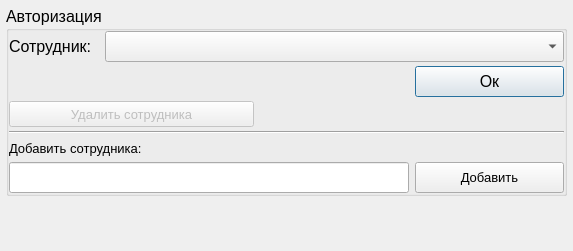
<?xml version="1.0" encoding="UTF-8"?>
<ui version="4.0">
 <class>StartDialog</class>
 <widget class="QDialog" name="StartDialog">
  <property name="geometry">
   <rect>
    <x>0</x>
    <y>0</y>
    <width>568</width>
    <height>251</height>
   </rect>
  </property>
  <property name="minimumSize">
   <size>
    <width>0</width>
    <height>0</height>
   </size>
  </property>
  <property name="maximumSize">
   <size>
    <width>600</width>
    <height>300</height>
   </size>
  </property>
  <property name="font">
   <font>
    <pointsize>12</pointsize>
   </font>
  </property>
  <property name="windowTitle">
   <string>Master KDA - Начало работы</string>
  </property>
  <property name="windowIcon">
   <iconset resource="res.qrc">
    <normaloff>:/new/prefix1/KDA1.ico</normaloff>:/new/prefix1/KDA1.ico</iconset>
  </property>
  <layout class="QGridLayout" name="gridLayout_3">
   <property name="leftMargin">
    <number>6</number>
   </property>
   <property name="topMargin">
    <number>6</number>
   </property>
   <property name="rightMargin">
    <number>6</number>
   </property>
   <property name="bottomMargin">
    <number>6</number>
   </property>
   <property name="spacing">
    <number>0</number>
   </property>
   <item row="0" column="0">
    <widget class="QStackedWidget" name="stackedWidget">
     <property name="currentIndex">
      <number>0</number>
     </property>
     <widget class="QWidget" name="page_authorization">
      <layout class="QGridLayout" name="gridLayout_2">
       <property name="leftMargin">
        <number>0</number>
       </property>
       <property name="topMargin">
        <number>0</number>
       </property>
       <property name="rightMargin">
        <number>0</number>
       </property>
       <property name="bottomMargin">
        <number>0</number>
       </property>
       <property name="spacing">
        <number>0</number>
       </property>
       <item row="0" column="0">
        <widget class="QGroupBox" name="gb_authorization">
         <property name="maximumSize">
          <size>
           <width>571</width>
           <height>212</height>
          </size>
         </property>
         <property name="title">
          <string>Авторизация</string>
         </property>
         <layout class="QGridLayout" name="gridLayout">
          <property name="leftMargin">
           <number>0</number>
          </property>
          <property name="topMargin">
           <number>0</number>
          </property>
          <property name="rightMargin">
           <number>0</number>
          </property>
          <property name="bottomMargin">
           <number>0</number>
          </property>
          <property name="horizontalSpacing">
           <number>6</number>
          </property>
          <property name="verticalSpacing">
           <number>4</number>
          </property>
          <item row="0" column="0">
           <widget class="QLabel" name="label">
            <property name="maximumSize">
             <size>
              <width>90</width>
              <height>16777215</height>
             </size>
            </property>
            <property name="text">
             <string>Сотрудник:</string>
            </property>
           </widget>
          </item>
          <item row="0" column="1" colspan="3">
           <widget class="QComboBox" name="cb_author">
            <property name="font">
             <font>
              <pointsize>14</pointsize>
             </font>
            </property>
           </widget>
          </item>
          <item row="1" column="0" colspan="3">
           <spacer name="horizontalSpacer">
            <property name="orientation">
             <enum>Qt::Horizontal</enum>
            </property>
            <property name="sizeHint" stdset="0">
             <size>
              <width>396</width>
              <height>20</height>
             </size>
            </property>
           </spacer>
          </item>
          <item row="1" column="3">
           <widget class="QPushButton" name="pb_accept">
            <property name="minimumSize">
             <size>
              <width>0</width>
              <height>31</height>
             </size>
            </property>
            <property name="font">
             <font>
              <pointsize>12</pointsize>
             </font>
            </property>
            <property name="text">
             <string>Ок</string>
            </property>
           </widget>
          </item>
          <item row="2" column="0" colspan="2">
           <widget class="QPushButton" name="pb_deleteAuthor">
            <property name="enabled">
             <bool>false</bool>
            </property>
            <property name="minimumSize">
             <size>
              <width>0</width>
              <height>26</height>
             </size>
            </property>
            <property name="font">
             <font>
              <pointsize>10</pointsize>
             </font>
            </property>
            <property name="text">
             <string>Удалить сотрудника</string>
            </property>
           </widget>
          </item>
          <item row="2" column="2" colspan="2">
           <spacer name="horizontalSpacer_2">
            <property name="orientation">
             <enum>Qt::Horizontal</enum>
            </property>
            <property name="sizeHint" stdset="0">
             <size>
              <width>263</width>
              <height>20</height>
             </size>
            </property>
           </spacer>
          </item>
          <item row="3" column="0" colspan="4">
           <widget class="Line" name="line">
            <property name="orientation">
             <enum>Qt::Horizontal</enum>
            </property>
           </widget>
          </item>
          <item row="4" column="0" colspan="2">
           <widget class="QLabel" name="label_2">
            <property name="font">
             <font>
              <pointsize>10</pointsize>
             </font>
            </property>
            <property name="text">
             <string>Добавить сотрудника:</string>
            </property>
           </widget>
          </item>
          <item row="4" column="2" colspan="2">
           <spacer name="horizontalSpacer_3">
            <property name="orientation">
             <enum>Qt::Horizontal</enum>
            </property>
            <property name="sizeHint" stdset="0">
             <size>
              <width>263</width>
              <height>20</height>
             </size>
            </property>
           </spacer>
          </item>
          <item row="5" column="0" colspan="3">
           <widget class="QLineEdit" name="ln_addAuthor">
            <property name="minimumSize">
             <size>
              <width>0</width>
              <height>31</height>
             </size>
            </property>
            <property name="font">
             <font>
              <pointsize>10</pointsize>
             </font>
            </property>
           </widget>
          </item>
          <item row="5" column="3">
           <widget class="QPushButton" name="pb_addAuthor">
            <property name="minimumSize">
             <size>
              <width>0</width>
              <height>31</height>
             </size>
            </property>
            <property name="font">
             <font>
              <pointsize>10</pointsize>
             </font>
            </property>
            <property name="text">
             <string>Добавить</string>
            </property>
           </widget>
          </item>
         </layout>
        </widget>
       </item>
       <item row="1" column="0">
        <spacer name="verticalSpacer">
         <property name="orientation">
          <enum>Qt::Vertical</enum>
         </property>
         <property name="sizeHint" stdset="0">
          <size>
           <width>20</width>
           <height>40</height>
          </size>
         </property>
        </spacer>
       </item>
      </layout>
     </widget>
     <widget class="QWidget" name="page_start">
      <layout class="QVBoxLayout" name="verticalLayout_3">
       <property name="spacing">
        <number>4</number>
       </property>
       <property name="leftMargin">
        <number>0</number>
       </property>
       <property name="topMargin">
        <number>0</number>
       </property>
       <property name="rightMargin">
        <number>0</number>
       </property>
       <property name="bottomMargin">
        <number>0</number>
       </property>
       <item>
        <layout class="QHBoxLayout" name="horizontalLayout">
         <item>
          <widget class="QLabel" name="lb_author">
           <property name="text">
            <string>Сотрудник:</string>
           </property>
          </widget>
         </item>
         <item>
          <widget class="QPushButton" name="pb_changeAuthor">
           <property name="minimumSize">
            <size>
             <width>0</width>
             <height>31</height>
            </size>
           </property>
           <property name="text">
            <string>Сменить сотрудника</string>
           </property>
          </widget>
         </item>
         <item>
          <spacer name="horizontalSpacer_4">
           <property name="orientation">
            <enum>Qt::Horizontal</enum>
           </property>
           <property name="sizeHint" stdset="0">
            <size>
             <width>40</width>
             <height>20</height>
            </size>
           </property>
          </spacer>
         </item>
        </layout>
       </item>
       <item>
        <widget class="QGroupBox" name="gb_start">
         <property name="enabled">
          <bool>true</bool>
         </property>
         <property name="font">
          <font>
           <pointsize>12</pointsize>
          </font>
         </property>
         <property name="title">
          <string>Начать новую разработку</string>
         </property>
         <layout class="QGridLayout" name="gridLayout_4">
          <property name="topMargin">
           <number>0</number>
          </property>
          <item row="0" column="0">
           <widget class="QGroupBox" name="groupBox_vid_akta">
            <property name="title">
             <string>Вид акта:</string>
            </property>
            <layout class="QVBoxLayout" name="verticalLayout">
             <property name="spacing">
              <number>0</number>
             </property>
             <property name="leftMargin">
              <number>9</number>
             </property>
             <property name="topMargin">
              <number>0</number>
             </property>
             <property name="rightMargin">
              <number>9</number>
             </property>
             <property name="bottomMargin">
              <number>0</number>
             </property>
             <item>
              <widget class="QRadioButton" name="rbVUZ">
               <property name="text">
                <string>Коллективный договор ВУЗа</string>
               </property>
               <property name="checked">
                <bool>true</bool>
               </property>
              </widget>
             </item>
             <item>
              <widget class="QRadioButton" name="rbSOSH">
               <property name="enabled">
                <bool>false</bool>
               </property>
               <property name="text">
                <string>Коллективный договор СОШ</string>
               </property>
              </widget>
             </item>
             <item>
              <widget class="QRadioButton" name="rbDOU">
               <property name="enabled">
                <bool>false</bool>
               </property>
               <property name="text">
                <string>Коллективный договор ДОУ</string>
               </property>
              </widget>
             </item>
             <item>
              <widget class="QRadioButton" name="rbREGSOGL">
               <property name="enabled">
                <bool>false</bool>
               </property>
               <property name="text">
                <string>Региональное соглашение</string>
               </property>
              </widget>
             </item>
            </layout>
           </widget>
          </item>
          <item row="0" column="1">
           <widget class="QGroupBox" name="groupBox_rejim_razrabotki">
            <property name="title">
             <string>Режим разработки:</string>
            </property>
            <layout class="QVBoxLayout" name="verticalLayout_2">
             <property name="spacing">
              <number>0</number>
             </property>
             <property name="leftMargin">
              <number>9</number>
             </property>
             <property name="topMargin">
              <number>0</number>
             </property>
             <property name="rightMargin">
              <number>9</number>
             </property>
             <property name="bottomMargin">
              <number>0</number>
             </property>
             <item>
              <widget class="QRadioButton" name="rbRed">
               <property name="text">
                <string>Редактирование</string>
               </property>
               <property name="checked">
                <bool>true</bool>
               </property>
              </widget>
             </item>
             <item>
              <widget class="QRadioButton" name="rbRedRazd">
               <property name="text">
                <string>Редактирование по разделам</string>
               </property>
              </widget>
             </item>
             <item>
              <widget class="QRadioButton" name="rbCompil">
               <property name="enabled">
                <bool>false</bool>
               </property>
               <property name="text">
                <string>Компилирование</string>
               </property>
              </widget>
             </item>
             <item>
              <widget class="QRadioButton" name="rbAuto">
               <property name="enabled">
                <bool>false</bool>
               </property>
               <property name="text">
                <string>Автосодержание</string>
               </property>
              </widget>
             </item>
            </layout>
           </widget>
          </item>
         </layout>
        </widget>
       </item>
       <item>
        <layout class="QHBoxLayout" name="horizontalLayout_3">
         <item>
          <spacer name="horizontalSpacer_5">
           <property name="orientation">
            <enum>Qt::Horizontal</enum>
           </property>
           <property name="sizeHint" stdset="0">
            <size>
             <width>40</width>
             <height>20</height>
            </size>
           </property>
          </spacer>
         </item>
         <item>
          <widget class="QPushButton" name="Start">
           <property name="minimumSize">
            <size>
             <width>120</width>
             <height>31</height>
            </size>
           </property>
           <property name="text">
            <string>Начать</string>
           </property>
          </widget>
         </item>
         <item>
          <spacer name="horizontalSpacer_6">
           <property name="orientation">
            <enum>Qt::Horizontal</enum>
           </property>
           <property name="sizeHint" stdset="0">
            <size>
             <width>40</width>
             <height>20</height>
            </size>
           </property>
          </spacer>
         </item>
        </layout>
       </item>
      </layout>
     </widget>
    </widget>
   </item>
  </layout>
 </widget>
 <resources>
  <include location="res.qrc"/>
 </resources>
 <connections/>
</ui>
